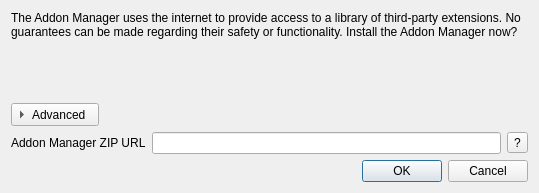
<?xml version="1.0" encoding="UTF-8"?>
<ui version="4.0">
 <class>Dialog</class>
 <widget class="QDialog" name="Dialog">
  <property name="geometry">
   <rect>
    <x>0</x>
    <y>0</y>
    <width>539</width>
    <height>193</height>
   </rect>
  </property>
  <property name="windowTitle">
   <string>Install Addon Manager</string>
  </property>
  <layout class="QVBoxLayout" name="verticalLayout">
   <item>
    <widget class="QLabel" name="label">
     <property name="text">
      <string>The Addon Manager uses the internet to provide access to a library of third-party extensions. No guarantees can be made regarding their safety or functionality. Install the Addon Manager now?</string>
     </property>
     <property name="wordWrap">
      <bool>true</bool>
     </property>
    </widget>
   </item>
   <item>
    <spacer name="verticalSpacer">
     <property name="orientation">
      <enum>Qt::Vertical</enum>
     </property>
     <property name="sizeHint" stdset="0">
      <size>
       <width>20</width>
       <height>40</height>
      </size>
     </property>
    </spacer>
   </item>
   <item>
    <widget class="QToolButton" name="toolButton">
     <property name="text">
      <string>Advanced</string>
     </property>
     <property name="toolButtonStyle">
      <enum>Qt::ToolButtonTextBesideIcon</enum>
     </property>
     <property name="arrowType">
      <enum>Qt::RightArrow</enum>
     </property>
    </widget>
   </item>
   <item>
    <layout class="QHBoxLayout" name="horizontalLayout">
     <item>
      <widget class="QLabel" name="label_3">
       <property name="text">
        <string>Addon Manager ZIP URL</string>
       </property>
      </widget>
     </item>
     <item>
      <widget class="QLineEdit" name="zipUrlLineEdit">
       <property name="toolTip">
        <string>Download location or local file to install an Addon Manager from</string>
       </property>
      </widget>
     </item>
     <item>
      <widget class="QToolButton" name="toolButton_2">
       <property name="toolTip">
        <string>Help</string>
       </property>
       <property name="text">
        <string>?</string>
       </property>
      </widget>
     </item>
    </layout>
   </item>
   <item>
    <widget class="QDialogButtonBox" name="buttonBox">
     <property name="orientation">
      <enum>Qt::Horizontal</enum>
     </property>
     <property name="standardButtons">
      <set>QDialogButtonBox::Cancel|QDialogButtonBox::Ok</set>
     </property>
    </widget>
   </item>
  </layout>
 </widget>
 <resources/>
 <connections>
  <connection>
   <sender>buttonBox</sender>
   <signal>accepted()</signal>
   <receiver>Dialog</receiver>
   <slot>accept()</slot>
   <hints>
    <hint type="sourcelabel">
     <x>248</x>
     <y>254</y>
    </hint>
    <hint type="destinationlabel">
     <x>157</x>
     <y>274</y>
    </hint>
   </hints>
  </connection>
  <connection>
   <sender>buttonBox</sender>
   <signal>rejected()</signal>
   <receiver>Dialog</receiver>
   <slot>reject()</slot>
   <hints>
    <hint type="sourcelabel">
     <x>316</x>
     <y>260</y>
    </hint>
    <hint type="destinationlabel">
     <x>286</x>
     <y>274</y>
    </hint>
   </hints>
  </connection>
 </connections>
</ui>
